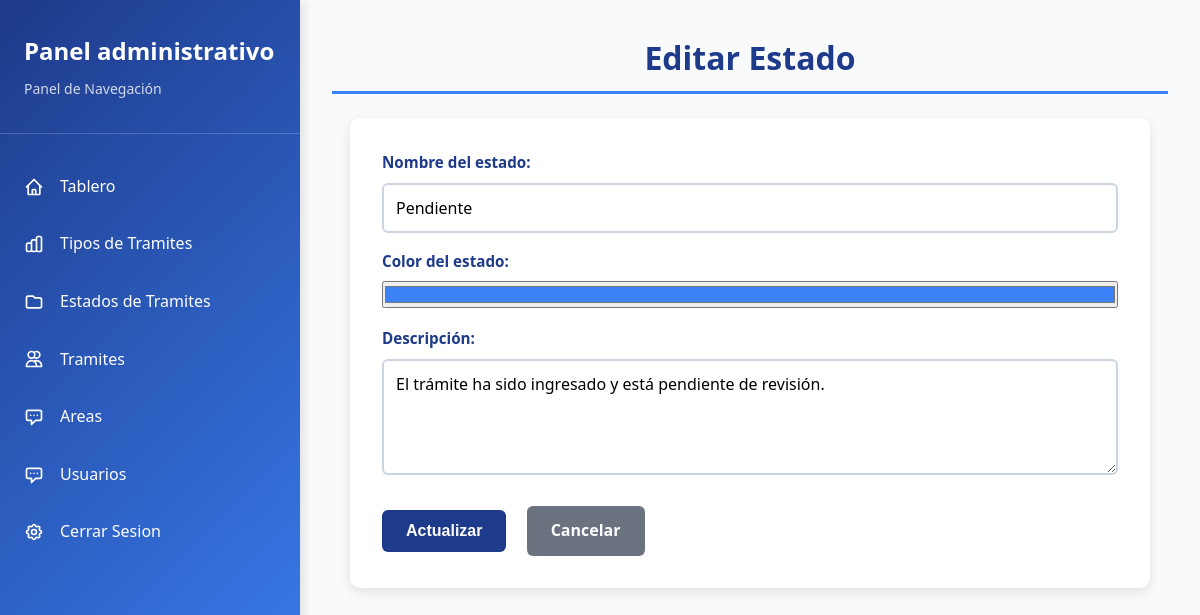
The page /views/admin/estado/editar_estado.php?id_estado_tramite=1 on the database its author committed.
### tables this page shows
CREATE TABLE tbl_estado_tramite (
    id_estado_tramite INT AUTO_INCREMENT PRIMARY KEY,
    nombre VARCHAR(100) NOT NULL,
    color CHAR(10),
    descripcion TEXT
);

### views/admin/estado/editar_estado.php (the view, shortened to what this page needs)
<?php
require '../../../config/database/config/config_db.php';
$id = filter_var($_GET['id_estado_tramite'] ?? 0, FILTER_VALIDATE_INT);
$stmt = $mysqli->prepare("SELECT * FROM tbl_estado_tramite WHERE id_estado_tramite = ?");
$stmt->bind_param("i", $id);
$stmt->execute();
$estado = $stmt->get_result()->fetch_assoc();
?>
<!DOCTYPE html>
<html lang="es">
<head>
    <link rel="stylesheet" href="/style/estados.css">
</head>
<body>
    <?php include '../../sidebaradministrador.php'; ?>
    <div class="contenido-principal">
        <h1>Editar Estado</h1>
        <form method="POST" class="formulario">
            <label for="nombre">Nombre del estado:</label>
            <input type="text" name="nombre" id="nombre" required value="<?= htmlspecialchars($estado['nombre']) ?>">
            <label for="color">Color del estado:</label>
            <input type="color" name="color" id="color" required value="<?= htmlspecialchars($estado['color'] ?? '#3b82f6') ?>">
            <label for="descripcion">Descripción:</label>
            <textarea name="descripcion" id="descripcion" rows="4"><?= htmlspecialchars($estado['descripcion']) ?></textarea>
            <button type="submit" class="btn-agregar">Actualizar</button>
            <a href="estados.php" class="btn-cancelar">Cancelar</a>
        </form>
    </div>
</body>
</html>

### style/estados.css (style rules this page uses)
:root { --color-primario: #1e3a8a; --color-secundario: #3b82f6; --color-texto: #fffefe; --color-fondo: #f8fafc; --color-borde: #cbd5e1; --color-hover: #e2e8f0; --color-error: #dc2626; --color-exito: #10b981; --font-primary: 'Segoe UI', Tahoma, Geneva, Verdana, sans-serif; }
* { margin: 0; padding: 0; box-sizing: border-box; }
body { font-family: var(--font-primary); background-color: var(--color-fondo); color: var(--color-texto); line-height: 1.6; min-height: 100vh; }
.contenido-principal { margin-left: 25%; width: 75%; min-height: 100vh; padding: 2rem; display: flex; flex-direction: column; justify-content: flex-start; align-items: center; background-color: var(--color-fondo); transition: all 0.3s ease; }
#color { width: 100%; }
.contenido-principal > * { width: 100%; max-width: 1400px; }
.contenido-principal h1 { color: var(--color-primario); font-size: 2rem; margin-bottom: 1.5rem; padding-bottom: 0.5rem; border-bottom: 3px solid var(--color-secundario); text-align: center; }
.formulario { background: white; padding: 2rem; border-radius: 10px; box-shadow: 0 4px 12px rgba(0, 0, 0, 0.1); max-width: 800px; width: 100%; margin: 0 auto; }
.formulario label { display: block; margin-bottom: 0.5rem; margin-top: 1rem; color: var(--color-primario); font-weight: 600; font-size: 0.95rem; }
.formulario label:first-of-type { margin-top: 0; }
.formulario input[type="text"], .formulario input[type="email"], .formulario textarea, .formulario select { width: 100%; padding: 0.75rem; border: 2px solid var(--color-borde); border-radius: 6px; font-size: 1rem; font-family: var(--font-primary); transition: border-color 0.2s, box-shadow 0.2s; background-color: #ffffff; color: #000000; }
.formulario textarea { resize: vertical; min-height: 100px; }
.formulario button, .formulario .btn-cancelar { margin-top: 1.5rem; padding: 0.75rem 1.5rem; border: none; border-radius: 6px; cursor: pointer; font-size: 1rem; font-weight: 600; transition: background-color 0.2s; text-decoration: none; display: inline-block; margin-right: 1rem; }
.btn-agregar, .btn-guardar { background-color: var(--color-primario); color: var(--color-texto); }
.btn-cancelar { background-color: #6b7280; color: white; }

### style/sidebar.css (style rules this page uses)
* { margin: 0; padding: 0; box-sizing: border-box; }
body { font-family: 'Segoe UI', Tahoma, Geneva, Verdana, sans-serif; display: flex; min-height: 100vh; background: #f5f7fa; }

### style/variables.css (style rules this page uses)
:root { --color-primario: #1e3a8a; --color-secundario: #3b82f6; --color-texto: #fffefe; --color-Exito: #4caf50; --color-Aviso: #f4a261; --color-error: #e63946; --radio: 14px; --ancho-max: 1100px; --esp: 16px; }

### rows shown on the page
tbl_estado_tramite: nombre "Pendiente", color "#3b82f6", descripcion "El trámite ha sido ingresado y está pendiente de revisión."
